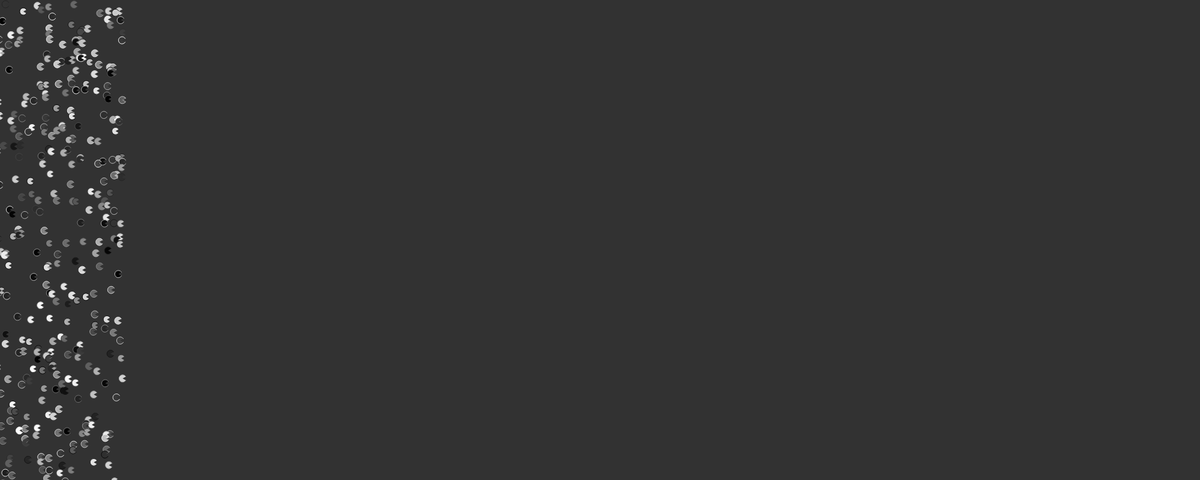
Frame 1 (no input)
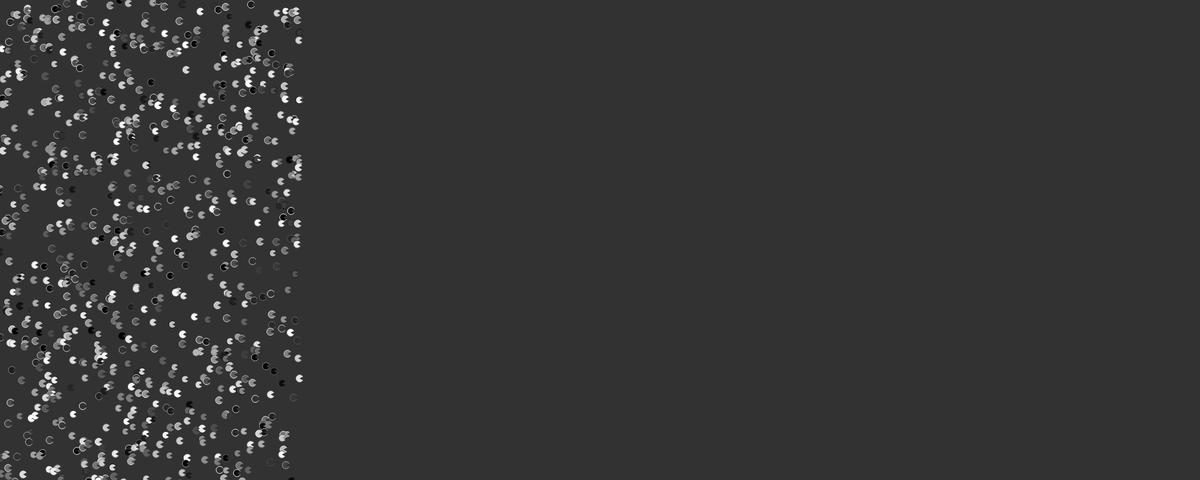
Frame 60 (no input)
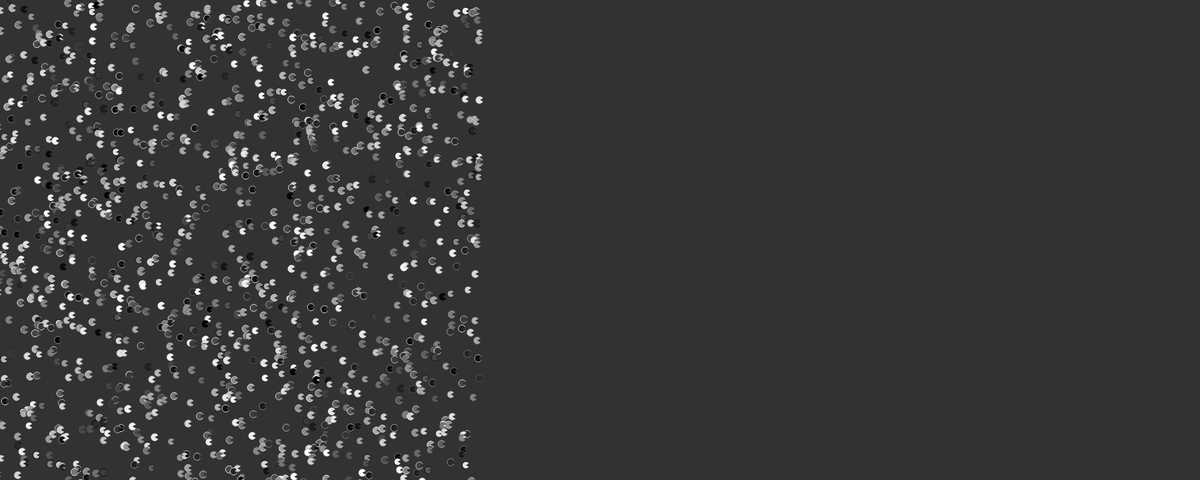
Frame 120 (the mouse pressed at the canvas centre since frame 60)

The p5.js sketch that drew these frames (run headless with seeded random() and noise() and a simulated clock; from frame 60 on, the mouse is pressed at the canvas centre):

// p5.js sketch
// ── sketch.js
var x = [];
var speed = .5
function setup() {
  createCanvas(2000, 800);
  noStroke();
  fill(255, 200);
  for (var i = 0; i < 3000; i++) {
    x[i] = random(-1000, 200);
  }
}

function draw() {
  
  background(50);
  for (var i = 0; i < x.length; i++) {
    x[i] += 5;
    var y = i * 0.4;
    arc(x[i], y, 12, 12, 0.52, 5.76);
    stroke(random(0,255))
    fill(random(0,255))
    
  }
  
}
